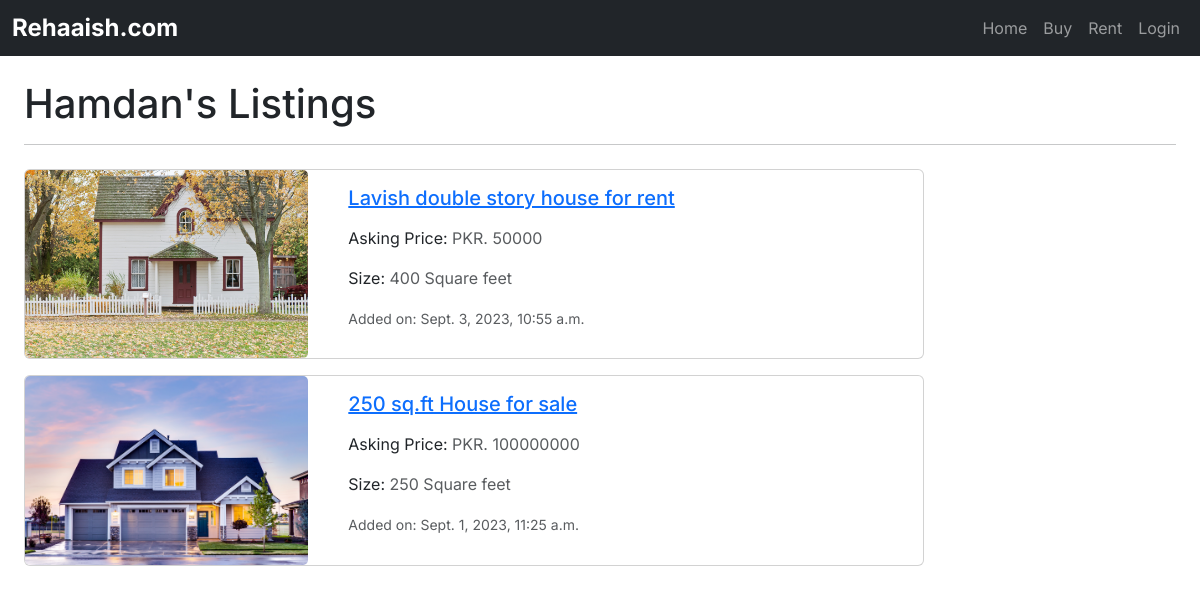
The app's page /user/1/profile/listings with its own data.
### users/models.py (models this page shows, shortened)
class Profile(models.Model):
    user = models.OneToOneField(CustomUser, on_delete=models.CASCADE)
    first_name = models.CharField(max_length=100, blank=True)
    last_name = models.CharField(max_length=100, blank=True)
    contact_number = models.CharField(max_length=20, blank=True,)
    city = models.CharField(max_length=100, blank=True)
    profile_pic = models.ImageField(upload_to=profile_pic_path, blank=True,)
    description = models.CharField(max_length=500, null=True, blank=True)

### market/models.py (models this page shows, shortened)
class Property(models.Model):
    UNIT_CHOICES = [
        ("Square feet", "sq.ft"),
        ("Square meters", "sq.m"),
        ("Marla", "marla"),
        ("Kanal", "kanal"),
    ]
    SALE_CHOICES = [
        ("Sell", "Sell"),
        ("Rent", "Rent"),
    ]
    PROVINCE_CHOICES = [
        ("Sindh", "S"),
        ("Punjab", "P"),
        ("Balochistan", "B"),
        ("KPK", "K"),
    ]
    title = models.CharField(max_length=300, blank=True, null=True)
    owner = models.ForeignKey(
        settings.AUTH_USER_MODEL, on_delete=models.CASCADE, blank=True, null=True)
    type = models.ForeignKey(
        PropertyType, on_delete=models.CASCADE, related_name="property", blank=True, null=True)
    sale_type = models.CharField(
        max_length=10, choices=SALE_CHOICES, blank=True, null=True)
    address = models.CharField(max_length=500, blank=True, null=True)
    price = models.IntegerField(blank=True, null=True)
    size = models.IntegerField(blank=True, null=True)
    size_unit = models.CharField(
        choices=UNIT_CHOICES, blank=True, null=True, max_length=100)
    description = models.TextField(blank=True, null=True)
    province = models.CharField(
        choices=PROVINCE_CHOICES, max_length=40, null=True, blank=True)
    city = models.ForeignKey(
        City, on_delete=models.CASCADE, related_name="property_city", null=True, blank=True)
    area = models.ForeignKey(
        Area, on_delete=models.CASCADE, related_name="area", null=True, blank=True)
    added_at = models.DateTimeField(
        default=timezone.now, blank=True, null=True)

class PropertyImage(models.Model):
    property = models.ForeignKey(
        Property, on_delete=models.CASCADE, related_name="property_pics")
    file = models.FileField(blank=True, upload_to=property_pic_path, verbose_name="Files",
                            validators=[validate_file_size], help_text="Allowed size is 50MB", null=True)

### users/views.py (the view)
def OtherListingsView(request, profile_id):
    profile = Profile.objects.get(id=profile_id)
    owner = profile.user
    listings = Property.objects.filter(
        owner=owner).order_by("-added_at")
    return render(request, "users/my_listings.html", {'listings': listings, 'profile': profile})

### users/templates/users/my_listings.html (shortened to what this page needs)
{% extends 'market/base.html' %}
{% block content %}
<main>
    <h1>{% if my_listings %}My {% else %} {{ profile.first_name}}'s {% endif %} Listings</h1>
    <hr >
    <section>
        <div class="my-4">
            {% for listing in listings  %}
                <div class="card mb-3" style="max-width: 900px;">
                    <div class="row no-gutters">
                        <div class="col-md-4">
                            <img src="{% if listing.property_pics.first.file %}{{ listing.property_pics.first.file.url }}{% else %}https://static.vecteezy.com/system/resources/previews/014/554/760/original/man-profile-negative-photo-anonymous-silhouette-human-head-businessman-worker-support-illustration-vector.jpg{% endif %}"  class="card-img img-fluid" style="object-fit: cover; height: 100%; max-height: 200px;" alt="">
                        </div>
                        <div class="col-md-8">
                            <div class="card-body">
                              <h5 class="card-title">
                                <a href="{% url 'market:listing_data' listing.id %}">{{ listing.title }}</a>
                              </h5>
                              <p class="card-text">Asking Price: <span class="text-muted">PKR. {{ listing.price }}</span></p>
                              <p class="card-text">Size: <span class="text-muted">{{ listing.size }} {{ listing.size_unit }}</span></p>
                              <div ><small class="text-muted">Added on: {{ listing.added_at }}</small></div>
                            </div>
                        </div>
                    </div>
                </div>
            {% endfor %}
        </div>
    </section>
</main>
{% endblock %}

### static/css/base.css (style rules this page uses)
body { font-family: 'Inter', sans-serif; }

### records on screen
Profile: first_name "Hamdan"
Property: id.file (picture), title "Lavish double story house for rent", price "50000", size "400", size_unit "Square feet", added_at "Sept. 3, 2023, 10:55 a.m."
Property: id.file (picture), title "250 sq.ft House for sale", price "100000000", size "250", size_unit "Square feet", added_at "Sept. 1, 2023, 11:25 a.m."
